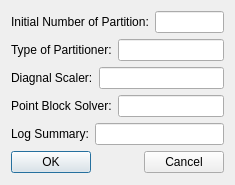
<?xml version="1.0" encoding="UTF-8"?>
<ui version="4.0">
 <class>QtArteryTechOtherSetupsUI</class>
 <widget class="QDialog" name="QtArteryTechOtherSetupsUI">
  <property name="geometry">
   <rect>
    <x>0</x>
    <y>0</y>
    <width>235</width>
    <height>185</height>
   </rect>
  </property>
  <property name="windowTitle">
   <string>QtArteryTechOtherSetupsUI</string>
  </property>
  <layout class="QVBoxLayout" name="verticalLayout_2">
   <item>
    <layout class="QVBoxLayout" name="verticalLayout">
     <item>
      <layout class="QHBoxLayout" name="horizontalLayout">
       <item>
        <widget class="QLabel" name="InitialNumberOfPartitionLabel">
         <property name="text">
          <string>Initial Number of Partition:</string>
         </property>
        </widget>
       </item>
       <item>
        <widget class="QLineEdit" name="InitialNumberOfPartitionLineEdit"/>
       </item>
      </layout>
     </item>
     <item>
      <layout class="QHBoxLayout" name="horizontalLayout_2">
       <item>
        <widget class="QLabel" name="TypeOfPartitionerLabel">
         <property name="text">
          <string>Type of Partitioner:</string>
         </property>
        </widget>
       </item>
       <item>
        <widget class="QLineEdit" name="TypeOfPartitionerLineEdit"/>
       </item>
      </layout>
     </item>
     <item>
      <layout class="QHBoxLayout" name="horizontalLayout_3">
       <item>
        <widget class="QLabel" name="DiagnalScalerLabel">
         <property name="text">
          <string>Diagnal Scaler:</string>
         </property>
        </widget>
       </item>
       <item>
        <widget class="QLineEdit" name="DiagnalScalerLineEdit"/>
       </item>
      </layout>
     </item>
     <item>
      <layout class="QHBoxLayout" name="horizontalLayout_4">
       <item>
        <widget class="QLabel" name="PointBlockSolverLabel">
         <property name="text">
          <string>Point Block Solver:</string>
         </property>
        </widget>
       </item>
       <item>
        <widget class="QLineEdit" name="PointBlockSolverLineEdit"/>
       </item>
      </layout>
     </item>
     <item>
      <layout class="QHBoxLayout" name="horizontalLayout_5">
       <item>
        <widget class="QLabel" name="LogSummaryLabel">
         <property name="text">
          <string>Log Summary:</string>
         </property>
        </widget>
       </item>
       <item>
        <widget class="QLineEdit" name="LogSummaryLineEdit"/>
       </item>
      </layout>
     </item>
     <item>
      <layout class="QHBoxLayout" name="horizontalLayout_6">
       <item>
        <widget class="QPushButton" name="OKPushButton">
         <property name="text">
          <string>OK</string>
         </property>
        </widget>
       </item>
       <item>
        <spacer name="horizontalSpacer">
         <property name="orientation">
          <enum>Qt::Horizontal</enum>
         </property>
         <property name="sizeHint" stdset="0">
          <size>
           <width>40</width>
           <height>20</height>
          </size>
         </property>
        </spacer>
       </item>
       <item>
        <widget class="QPushButton" name="CancelPushButton">
         <property name="text">
          <string>Cancel</string>
         </property>
        </widget>
       </item>
      </layout>
     </item>
    </layout>
   </item>
  </layout>
 </widget>
 <layoutdefault spacing="6" margin="11"/>
 <resources/>
 <connections/>
</ui>
